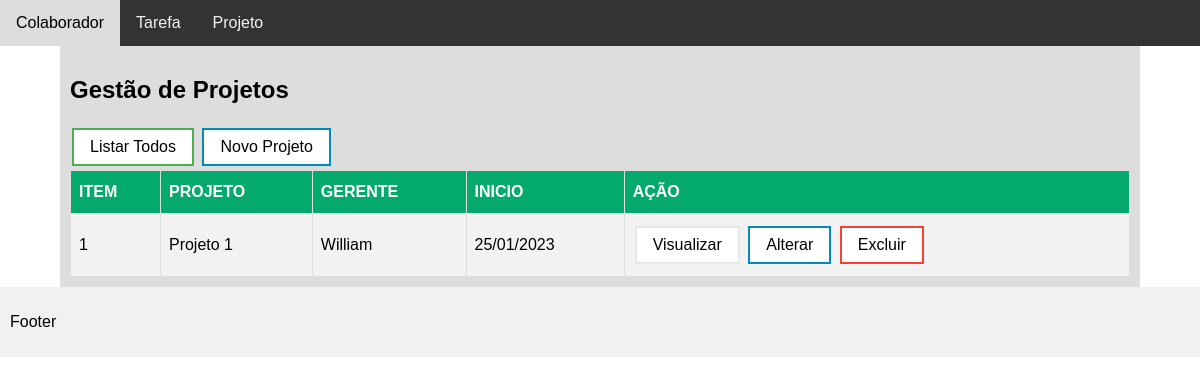
/index.php?pagina=projeto.php&acao=listar, run on the app's committed database.
### tables this page shows
create table Projetos(
	id int primary key auto_increment,
    nome varchar(45),
    descricao longtext,
    responsavel int,
    dataInicio date
);

create table Colaboradores(
	id int primary key auto_increment,
    nome varchar(45),
    cargo varchar(45),
    cpf varchar(45)
);

### Model/Myconnect.php (called while the page is built, shortened)
<?php
class Myconnect{
    private $username = "root";
    private $password = "";
    public function __construct()
    {
        try{
            $this->conn = new PDO('mysql:host=localhost;dbname=LabProject', $this->username, $this->password);
            $this->conn->setAttribute(PDO::ATTR_ERRMODE, PDO::ERRMODE_EXCEPTION);
            return $this->conn;
        }catch(PDOException $e) {
            echo 'ERROR: ' . $e->getMessage();
        }
    }
}

### Model/Projeto.php (called while the page is built, shortened)
<?php
require_once ("Myconnect.php");
class Projeto extends Myconnect{
    public function listarProjetosStatus($status){
        $stmt = $this->conn->prepare('select p.id, p.nome as '."Projeto".', p.descricao, p.dataInicio,
        c.nome
        from projetos as p, colaboradores as c
        where p.status = :status and p.responsavel = c.id');
        $stmt->execute(array(':status' => $status));
        $result = $stmt->fetchAll(PDO :: FETCH_ASSOC);
        return $result;
    }
}

### projeto.php (the view, shortened to what this page needs)
<?php
require_once("./Model/Projeto.php");
$projeto = new Projeto();
?>
<div>
<h2>Gestão de Projetos</h2>
<a href="index.php?pagina=projeto.php&acao=listar"><button class="button button1">Listar Todos</button></a>
<a href="index.php?pagina=projeto.php&acao=inserir"><button class="button button2">Novo Projeto</button></a>
</div>
        <?php
if(isset($_GET["acao"]) && !empty($_GET["acao"])){
    $acao = $_GET["acao"];
    if($acao=="listar"){
        $resultado = $projeto->listarProjetosStatus(1);
        if (count($resultado)) {
        ?>
            <table id="customers">
                <tr>
                    <th>ITEM</th>
                    <th>PROJETO</th>
                    <th>GERENTE</th>
                    <th>INICIO</th>
                    <th>AÇÃO</th>
                </tr>
            <?php
                $i=1;
                foreach($resultado as $row) {
                    $id = $row["id"];
                ?>
                <tr>
                    <td><?php echo $i++; ?></td>
                    <td><?=$row["Projeto"]?></td>
                    <td><?=$row["nome"]?></td>
                    <td><?php
                        $data = new DateTime($row["dataInicio"]);
                        echo $data->format('d/m/Y');
                    ?></td>
                    <td>
                    <a href="index.php?pagina=projeto.php&acao=visualizar&id=<?=$id?>"><button class="button button4">Visualizar</button></a>
                    <a href="index.php?pagina=projeto.php&acao=alterar&id=<?=$id?>"><button class="button button2">Alterar</button></a>
                    <a href="index.php?pagina=controlerProjeto.php&acao=excluir&id=<?=$id?>"><button class="button button3">Excluir</button></a>
                </td>
                </tr>
                <?php
                }
                ?>
            </table>
                <?php
            } else {
                echo "Nenhum resultado retornado.";
            }
        }
    }
?>

### index.php (style rules this page uses)
* { box-sizing: border-box; font-family: Arial, Helvetica, sans-serif; }
body { margin: 0; font-family: Arial, Helvetica, sans-serif; }
.button { background-color: #4CAF50; border: none; color: white; padding: 8px 16px; text-align: center; text-decoration: none; display: inline-block; font-size: 16px; margin: 4px 2px; transition-duration: 0.4s; cursor: pointer; }
.button1 { background-color: white; color: black; border: 2px solid #4CAF50; }
.button2 { background-color: white; color: black; border: 2px solid #008CBA; }
.button3 { background-color: white; color: black; border: 2px solid #f44336; }
.button4 { background-color: white; color: black; border: 2px solid #e7e7e7; }
#customers { font-family: Arial, Helvetica, sans-serif; border-collapse: collapse; width: 100%; }
#customers td, #customers th { border: 1px solid #ddd; padding: 8px; }
#customers tr:nth-child(even) { background-color: #f2f2f2; }
#customers th { padding-top: 12px; padding-bottom: 12px; text-align: left; background-color: #04AA6D; color: white; }

### data on the page
projetos: nome "Projeto 1", responsavel.nome "William", dataInicio "25/01/2023"
